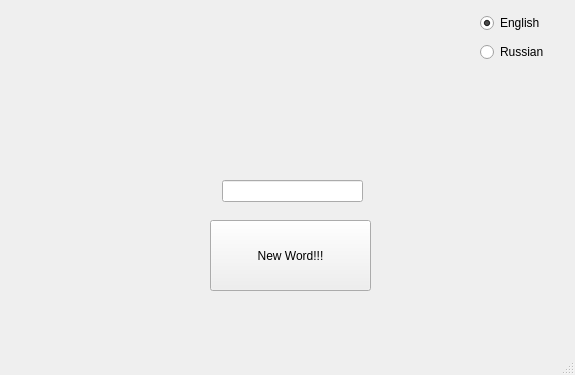
<?xml version="1.0" encoding="UTF-8"?>
<ui version="4.0">
 <class>MainWindow3</class>
 <widget class="QMainWindow" name="MainWindow3">
  <property name="geometry">
   <rect>
    <x>0</x>
    <y>0</y>
    <width>575</width>
    <height>375</height>
   </rect>
  </property>
  <property name="minimumSize">
   <size>
    <width>575</width>
    <height>375</height>
   </size>
  </property>
  <property name="maximumSize">
   <size>
    <width>575</width>
    <height>375</height>
   </size>
  </property>
  <property name="windowTitle">
   <string>MainWindow</string>
  </property>
  <widget class="QWidget" name="centralwidget">
   <widget class="QPushButton" name="pushButton">
    <property name="geometry">
     <rect>
      <x>210</x>
      <y>220</y>
      <width>161</width>
      <height>71</height>
     </rect>
    </property>
    <property name="text">
     <string>New Word!!!</string>
    </property>
   </widget>
   <widget class="QLabel" name="label">
    <property name="geometry">
     <rect>
      <x>220</x>
      <y>140</y>
      <width>141</width>
      <height>20</height>
     </rect>
    </property>
    <property name="text">
     <string/>
    </property>
   </widget>
   <widget class="QWidget" name="layoutWidget">
    <property name="geometry">
     <rect>
      <x>480</x>
      <y>10</y>
      <width>97</width>
      <height>57</height>
     </rect>
    </property>
    <layout class="QVBoxLayout" name="verticalLayout">
     <item>
      <widget class="QRadioButton" name="radioButton">
       <property name="text">
        <string>English</string>
       </property>
       <property name="icon">
        <iconset>
         <normaloff>:/img/usa flag icon.png</normaloff>:/img/usa flag icon.png</iconset>
       </property>
       <property name="checked">
        <bool>true</bool>
       </property>
      </widget>
     </item>
     <item>
      <widget class="QRadioButton" name="radioButton_2">
       <property name="text">
        <string>Russian</string>
       </property>
       <property name="icon">
        <iconset>
         <normaloff>:/img/russia flag icon.png</normaloff>:/img/russia flag icon.png</iconset>
       </property>
      </widget>
     </item>
    </layout>
   </widget>
   <widget class="QLineEdit" name="lineEdit">
    <property name="geometry">
     <rect>
      <x>222</x>
      <y>180</y>
      <width>141</width>
      <height>22</height>
     </rect>
    </property>
   </widget>
  </widget>
  <widget class="QMenuBar" name="menubar">
   <property name="geometry">
    <rect>
     <x>0</x>
     <y>0</y>
     <width>575</width>
     <height>26</height>
    </rect>
   </property>
  </widget>
  <widget class="QStatusBar" name="statusbar"/>
 </widget>
 <resources/>
 <connections/>
</ui>
